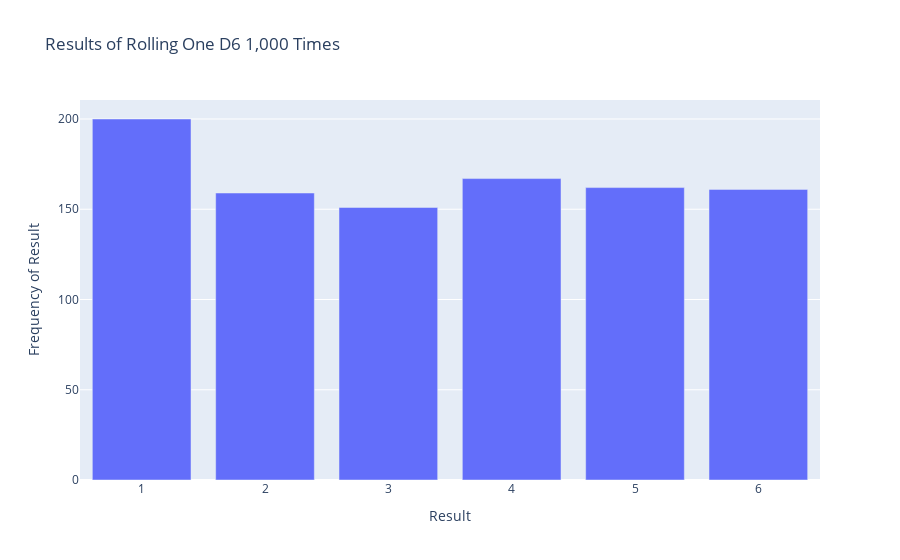

Here is the notebook cell this chart was saved with:
### Markdown cell above
### 定制绘图

### Code cell
import plotly.express as px

# Create a D6.
die = Die()

# Make some rolls, and store results in a list.
results = []
for roll_num in range(1000):
    result = die.roll()
    results.append(result)

# Analyze the results.
frequencies = []
poss_results = range(1, die.num_sides+1)
for value in poss_results:
    frequency = results.count(value)
    frequencies.append(frequency)

# Visualize the results.
title = "Results of Rolling One D6 1,000 Times"
labels = {'x': 'Result', 'y': 'Frequency of Result'}
fig = px.bar(x=poss_results, y=frequencies, title=title, labels=labels)
fig.show()

### Figure 1 — Plotly figure (JSON) as saved in the notebook; plotly's stock layout.template omitted (floating-point values rounded to 4 significant figures)
{"data": [{"alignmentgroup": "True", "hovertemplate": "Result=%{x}<br>Frequency of Result=%{y}<extra></extra>", "legendgroup": "", "marker": {"color": "#636efa", "pattern": {"shape": ""}}, "name": "", "offsetgroup": "", "orientation": "v", "showlegend": false, "textposition": "auto", "type": "bar", "x": [1, 2, 3, 4, 5, 6], "xaxis": "x", "y": [200, 159, 151, 167, 162, 161], "yaxis": "y"}], "layout": {"barmode": "relative", "legend": {"tracegroupgap": 0}, "title": {"text": "Results of Rolling One D6 1,000 Times"}, "xaxis": {"anchor": "y", "domain": [0, 1], "title": {"text": "Result"}}, "yaxis": {"anchor": "x", "domain": [0, 1], "title": {"text": "Frequency of Result"}}}}
